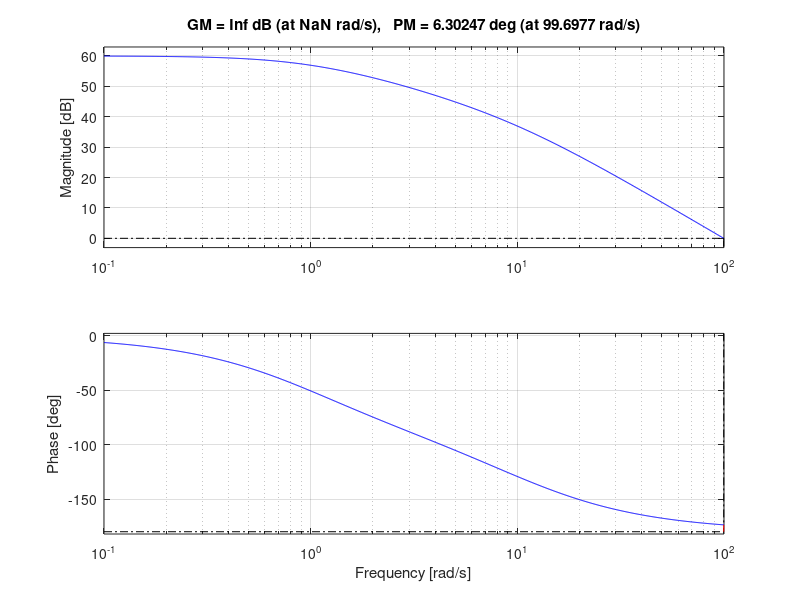

Write the MATLAB code that produced this figure.
ep = 0.1/100;
PMD=45;
kp=(1/ep)-1;

%1
k = kp*5; %ep < 0.1% 
PMD =45;
G= zpk([],[-1 -10], [2])

L1 = k*G;

%% 2
[GM1, PM1, wg180, wg] = margin (L1);
PM1
figure(1)
margin(L1)
grid on
%title('margin L1')

%% 3
L1_a = PMD-180+5.7;

%por metodo grafico, la frecuencia w'g
wpg=10.2;

%si se desea el valor exacto:
wgg=0;
[L1m, L1a] = bode(L1,wgg);
for i=0:0.01:15
    want=0;
    if L1a ~= L1_a
        wgg = want + i;
        [L1m, L1a] = bode(L1,wgg);
    end
    if -L1a + L1_a > 0 %&& L1a <= L1_a*1.1
       [L1m, L1a] = bode(L1,wgg)
       break 
    end
end
 



